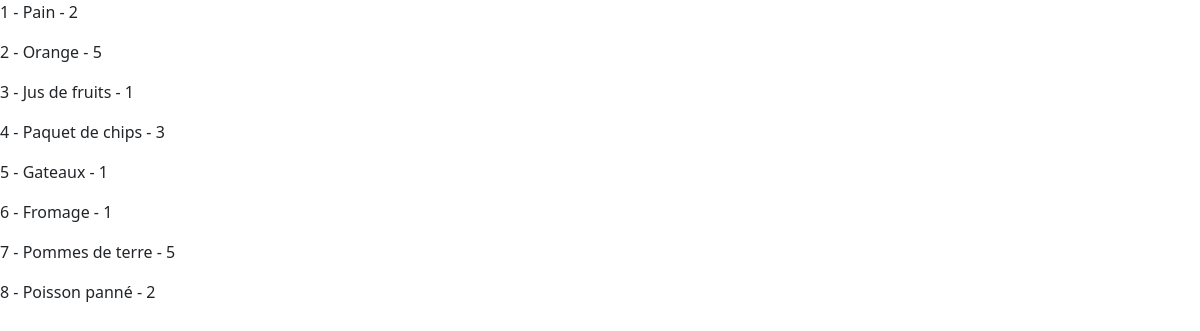
Page /liste.php on the committed database.
### tables this page shows
CREATE TABLE `produit` (
  `id_produit` int(11) UNSIGNED NOT NULL,
  `nom_produit` varchar(255) NOT NULL,
  `quantite_produit` int(11) UNSIGNED NOT NULL
);

### liste.php (the view, shortened to what this page needs)
<?php
require 'connexion.php';
$requete = $connexion->prepare('SELECT * FROM produit');
$requete->execute();
$produits = $requete->fetchAll(PDO::FETCH_ASSOC);
?>
<!DOCTYPE html>
<html lang="en">
<head>
     <link rel="stylesheet" href="https://cdn.jsdelivr.net/npm/bootstrap@5.1.3/dist/css/bootstrap.min.css">
</head>
<body>
  <?php foreach ($produits as $produit) : ?>
<p><?php echo $produit['id_produit']; ?> - <?php echo $produit['nom_produit']; ?> - <?php echo $produit['quantite_produit']; ?></p>
 <?php endforeach; ?>
</body>
</html>

### rows in the picture
produit: id_produit "1", nom_produit "Pain", quantite_produit "2"
produit: id_produit "2", nom_produit "Orange", quantite_produit "5"
produit: id_produit "3", nom_produit "Jus de fruits", quantite_produit "1"
produit: id_produit "4", nom_produit "Paquet de chips", quantite_produit "3"
produit: id_produit "5", nom_produit "Gateaux", quantite_produit "1"
produit: id_produit "6", nom_produit "Fromage", quantite_produit "1"
produit: id_produit "7", nom_produit "Pommes de terre", quantite_produit "5"
produit: id_produit "8", nom_produit "Poisson panné", quantite_produit "2"
